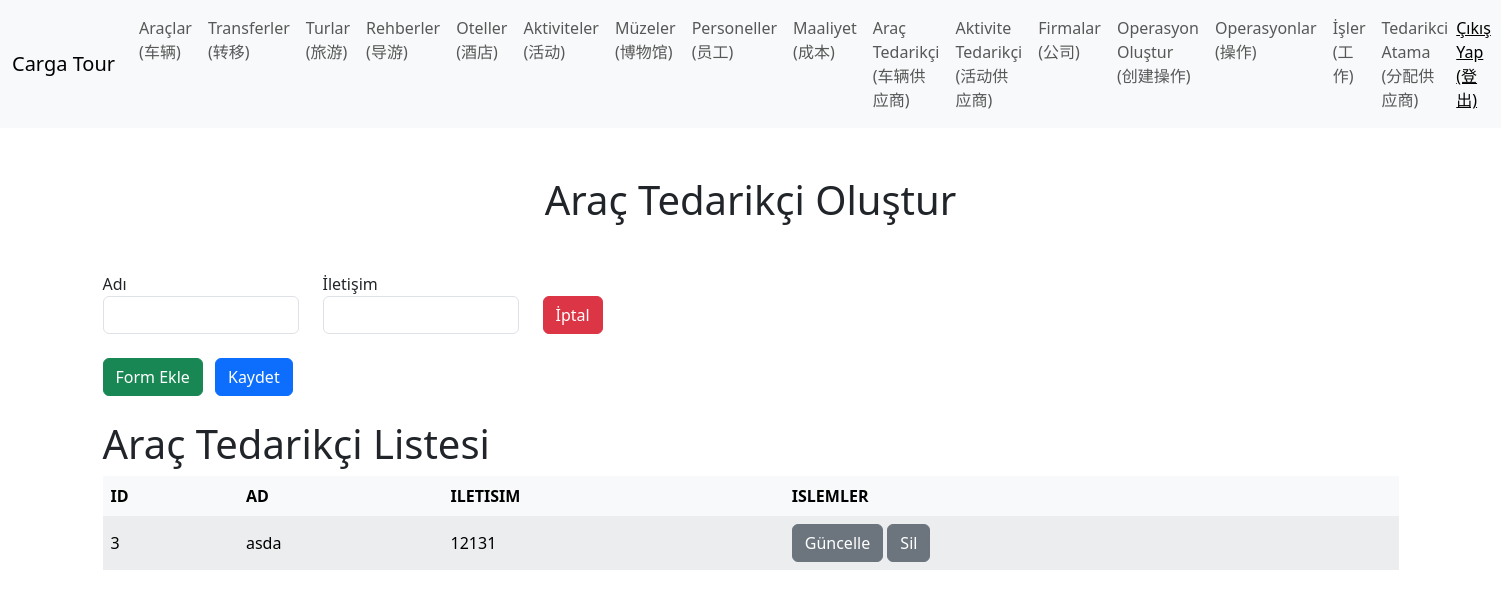
/supplier/ (signed in), run on the app's committed database.
### TourManager/models.py (models this page shows, shortened)
class Supplier(models.Model):
    company=models.ForeignKey(Sirket, verbose_name="Sirket", on_delete=models.CASCADE)
    name = models.CharField(verbose_name="Adı", max_length=100)
    contact = models.CharField(verbose_name="İletişim", max_length=155)

### TourManager/views.py (the view)
# urls.py: path('supplier/', supplier, name='supplier'),
def supplier(request):
    requestPersonel = Personel.objects.get(user = request.user)
    sirket = requestPersonel.company
    context={
        'title' : 'Araç Tedarikçi',
        'createtitle' : 'Araç Tedarikçi Oluştur',
        'listTitle' : 'Araç Tedarikçi Listesi',
        'createUrl' : 'create_supplier',
        'deleteUrl' : 'delete_supplier',
        'form' : SupplierForm(),
        'suppliers' : Supplier.objects.filter(company = sirket)
    }
    return render(request, 'tour/supplier.html', context)

### TourManager/forms.py
class SupplierForm(forms.ModelForm):
    class Meta:
        model = Supplier
        fields = ['name', 'contact']
        widgets = {
            'name': forms.TextInput(attrs={'class': 'form-control'}),
            'contact': forms.TextInput(attrs={'class': 'form-control'}),
        }

### TourManager/templates/tour/supplier.html
{% extends "tour/base.html" %}
{% block content %}
<h1 class="text-center my-5">{{ createtitle }}</h1>
<div id="forms">
    {% include 'tour/partials/supplier-form.html' %}
</div>
<button class="btn btn-success my-4 me-2" hx-get="{% url createUrl %}" hx-target="#forms" hx-swap="beforeend">Form Ekle</button>
<button type="button" class="btn btn-primary my-4"  id="submit-all">Kaydet</button>
<h1> {{ listTitle }}</h1>
<div style="overflow-x: auto;">
<table class="table table-striped table-hover table-borderless table-light align-middle">
    <thead>
        <tr>
            <th>ID</th>
            <th>AD</th>
            <th>ILETISIM</th>
            <th>ISLEMLER</th>
        </tr>
    </thead>
    <tbody id="supplier-list">
        {% for supplier in suppliers %}
            {% include "tour/partials/supplier-list.html" %}
        {% endfor %}
    </tbody>
</table>
</div>
{% endblock content %}

### TourManager/templates/tour/partials/supplier-list.html
<tr id="supplier-{{ supplier.id }}"  hx-swap="outerHTML swap:.5s" target="this">
    <td>{{ supplier.id }}</td>
    <td>{{ supplier.name }}</td>
    <td>{{ supplier.contact }}</td>
    <td>
        <button class="btn btn-secondary" hx-get="{% url 'edit_supplier' supplier.id %}" hx-target="#supplier-{{ supplier.id }}" hx-swap="outerHTML swap:.5s">
            Güncelle
        </button>
        <button class="btn btn-secondary" hx-delete="{% url 'delete_supplier' supplier.id %}" hx-confirm="Silmek istediğine emin misin?" hx-target="#supplier-{{ supplier.id }}">Sil</button>
    </td>
</tr>

### data on the page
Supplier: id "3", name "asda", contact "12131"

### other printed values
{{ createtitle }} "Araç Tedarikçi Oluştur"
{{ listTitle }} "Araç Tedarikçi Listesi"
